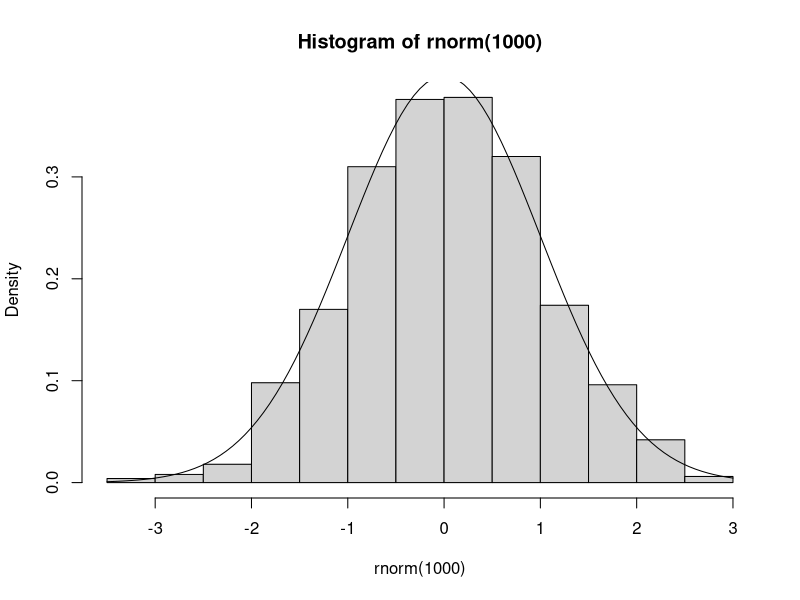
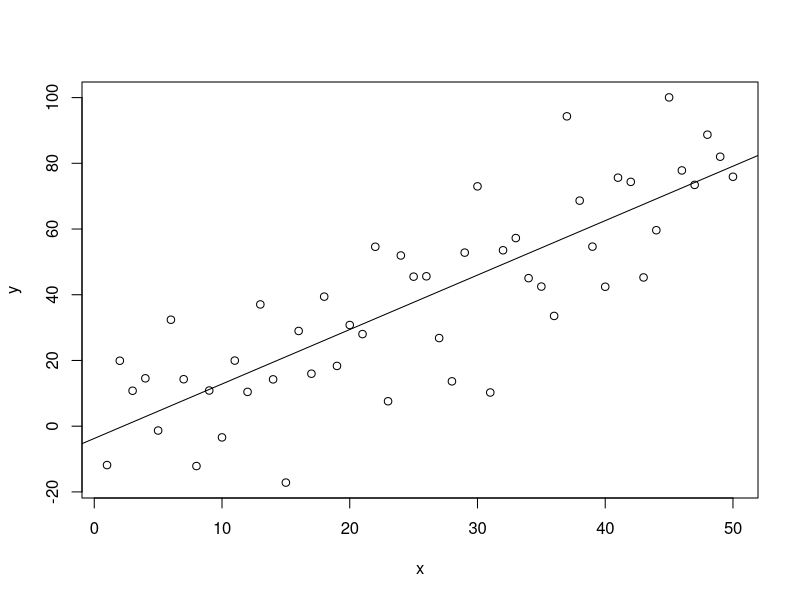
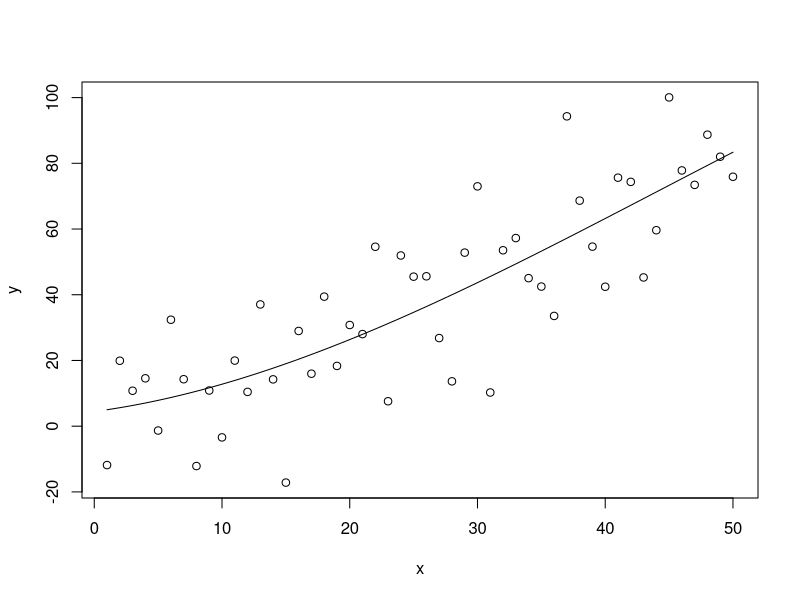

Here is the R script that generated these plots, in order:
## ---- chunk 1
2 * pi
## ---- chunk 2
# set.seed(42) # uncomment to always get the same plot
hist(rnorm(1000), probability = TRUE)
curve(dnorm, add = TRUE)
## ---- chunk 3
2 + 2
## ---- chunk 4
hide <- 3
## ---- chunk 5
hide
## ---- chunk 6
n <- 50
x <- seq(1, n)
a.true <- 3
b.true <- 1.5
y.true <- a.true + b.true * x
s.true <- 17.3
y <- y.true + s.true * rnorm(n)
out1 <- lm(y ~ x)
summary(out1)
## ---- chunk 7
plot(x, y)
abline(out1)
## ---- chunk 8
out3 <- lm(y ~ x + I(x^2) + I(x^3))
summary(out3)
## ---- chunk 9
plot(x, y)
curve(predict(out3, newdata=data.frame(x=x)), add = TRUE)
## ---- chunk 10
out2 <- lm(y ~ x + I(x^2))
anova(out1, out2, out3)
## ---- chunk 11
foo <- anova(out1, out2, out3)
class(foo)
## ---- chunk 12
options(knitr.kable.NA = '')
knitr::kable(foo, caption = "ANOVA Table", digits = c(0, 0, 2, 0, 2, 3, 3))
